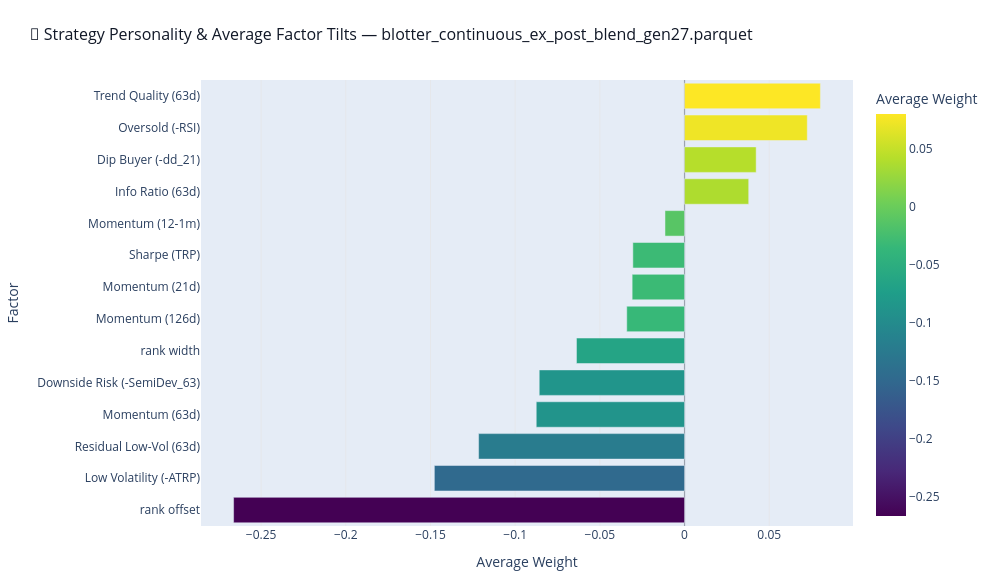
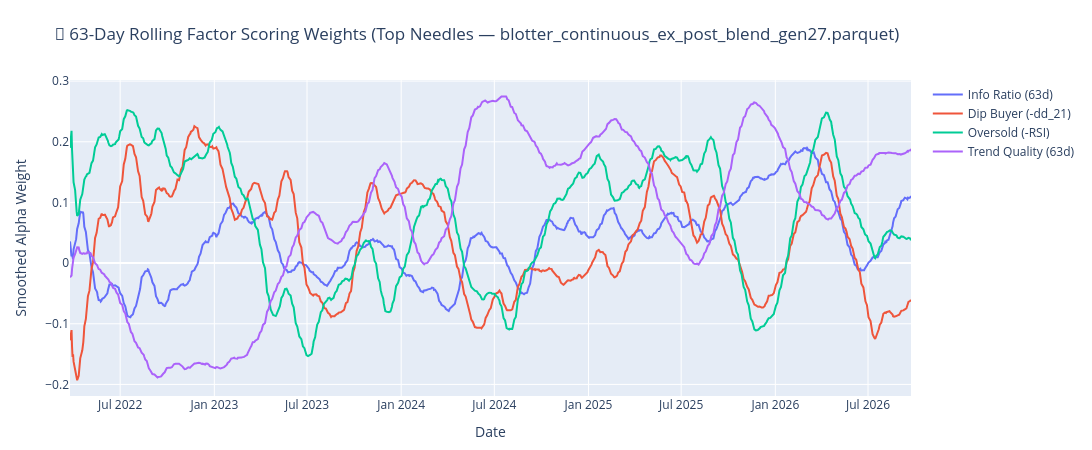

Here is the notebook cell these charts were saved with, in order:
### Code cell
# CELL 8: Agent Personality & Factor Tilts Over Time
import re
from pathlib import Path
from typing import Dict, List, Optional, Tuple

import numpy as np
import pandas as pd
import plotly.express as px
import plotly.graph_objects as go
from core.paths import OUTPUT_DIR

# ==============================================================================
# 1. Dynamic Generation & Blotter Lineage Resolution
# ==============================================================================
target_blotter_name: Optional[str] = globals().get("TARGET_BLOTTER", None)
active_gen: Optional[int] = globals().get("GEN", None)

if target_blotter_name:
    gen_match = re.search(r"gen(\d+)", target_blotter_name, re.IGNORECASE)
    gen = int(gen_match.group(1)) if gen_match else 27
    blotter_label = target_blotter_name
elif active_gen is not None:
    gen = active_gen
    blotter_label = f"blotter_continuous_ex_post_blend_gen{gen}.parquet"
else:
    blend_files = sorted(
        list(OUTPUT_DIR.glob("blotter_continuous_ex_post_blend_gen*.parquet"))
    )
    if blend_files:
        gen_match = re.search(r"gen(\d+)", blend_files[-1].name, re.IGNORECASE)
        gen = int(gen_match.group(1)) if gen_match else 27
        blotter_label = blend_files[-1].name
    else:
        gen = 27
        blotter_label = f"blotter_continuous_ex_post_blend_gen{gen}.parquet"

target_file = blotter_label

# ==============================================================================
# 2. Self-Healing Constituent Telemetry Ingestion (Disk Fallback)
# ==============================================================================
constituent_dfs: List[pd.DataFrame] = []

if "constituent_blotters" in globals() and bool(globals().get("constituent_blotters")):
    cb = globals()["constituent_blotters"]
    constituent_dfs = [
        df
        for df in cb.values()
        if "raw_actions" in df.columns and len(df["raw_actions"].dropna()) > 0
    ]

if not constituent_dfs:
    seed_files = sorted(
        list(OUTPUT_DIR.glob(f"blotter_continuous_s*_gen{gen}.parquet"))
    )
    if not seed_files:
        anchors_dir = OUTPUT_DIR / "canonical_anchors"
        if anchors_dir.exists():
            seed_files = sorted(
                list(anchors_dir.glob(f"blotter_continuous_s*_gen{gen}.parquet"))
            )

    for sf in seed_files:
        df_s = pd.read_parquet(sf)
        if "raw_actions" in df_s.columns and len(df_s["raw_actions"].dropna()) > 0:
            constituent_dfs.append(df_s)

if not constituent_dfs:
    raise FileNotFoundError(
        f"❌ Could not find constituent seed blotters (blotter_continuous_s*_gen{gen}.parquet) "
        f"in {OUTPUT_DIR} to extract 'raw_actions' for Gen {gen}."
    )

actions_matrix = np.mean(
    [np.stack(df["raw_actions"].values) for df in constituent_dfs], axis=0
)
mean_offsets = np.mean(
    [df["offset"].to_numpy(dtype=float) for df in constituent_dfs], axis=0
)
mean_widths = np.mean(
    [df["width"].to_numpy(dtype=float) for df in constituent_dfs], axis=0
)

num_actions = actions_matrix.shape[1]
avg_actions = np.mean(actions_matrix, axis=0)

# ==============================================================================
# 3. Ground-Truth Feature Action Alignment (Indices 0..11)
# ==============================================================================
factor_labels = [
    "Momentum (12-1m)",
    "Sharpe (TRP)",
    "Momentum (21d)",
    "Info Ratio (63d)",
    "Oversold (-RSI)",
    "Dip Buyer (-dd_21)",
    "Trend Quality (63d)",
    "Downside Risk (-SemiDev_63)",
    "Low Volatility (-ATRP)",
    "Momentum (63d)",
    "Momentum (126d)",
    "Residual Low-Vol (63d)",
]
factor_names = factor_labels  # Shared alias for CELL 10

# Dynamic control head resolution via correlation
offset_idx: Optional[int] = None
width_idx: Optional[int] = None

if num_actions > 12:
    control_dims = list(range(12, num_actions))
    corrs_off = [
        (
            np.corrcoef(actions_matrix[:, c], mean_offsets)[0, 1]
            if np.std(actions_matrix[:, c]) > 1e-8 and np.std(mean_offsets) > 1e-8
            else -1.0
        )
        for c in control_dims
    ]
    corrs_w = [
        (
            np.corrcoef(actions_matrix[:, c], mean_widths)[0, 1]
            if np.std(actions_matrix[:, c]) > 1e-8 and np.std(mean_widths) > 1e-8
            else -1.0
        )
        for c in control_dims
    ]
    best_off = control_dims[int(np.nanargmax(corrs_off))]
    best_w = control_dims[int(np.nanargmax(corrs_w))]

    if best_off != best_w:
        offset_idx, width_idx = best_off, best_w

if offset_idx is None:
    offset_idx = 12 if num_actions > 12 else None
if width_idx is None:
    width_idx = 13 if num_actions > 13 else None

# ==============================================================================
# 4. Strategy Personality DataFrame Assembly & Bar Chart
# ==============================================================================
records = []
for idx, label in enumerate(factor_labels):
    if idx < num_actions:
        records.append({"Factor": label, "Average Weight": float(avg_actions[idx])})

if offset_idx is not None and offset_idx < num_actions:
    records.append(
        {"Factor": "rank offset", "Average Weight": float(avg_actions[offset_idx])}
    )

if width_idx is not None and width_idx < num_actions:
    records.append(
        {"Factor": "rank width", "Average Weight": float(avg_actions[width_idx])}
    )

df_personality = pd.DataFrame(records)
df_personality = df_personality.sort_values(
    "Average Weight", ascending=True
).reset_index(drop=True)
mean_factors = df_personality

fig = px.bar(
    df_personality,
    x="Average Weight",
    y="Factor",
    orientation="h",
    color="Average Weight",
    color_continuous_scale="Viridis",
    title=f"🤖 Strategy Personality & Average Factor Tilts — {blotter_label}",
)

fig.update_layout(
    height=580,
    width=1000,
    margin=dict(t=80, b=50, l=180, r=80),
    title=dict(
        font=dict(size=16, color="#111827"),
        x=0.03,
        xanchor="left",
    ),
    xaxis=dict(
        title="Average Weight",
        showgrid=True,
        gridcolor="#E5E7EB",
        zeroline=True,
        zerolinecolor="#9CA3AF",
        zerolinewidth=1.2,
    ),
    yaxis=dict(
        title="Factor",
        showgrid=False,
    ),
)
fig.show()

# ==============================================================================
# 5. Continuous Blotter Unification (Preserve Accounting + Augment Factors)
# ==============================================================================
blend_path = OUTPUT_DIR / blotter_label
if not blend_path.exists():
    anchors_dir = OUTPUT_DIR / "canonical_anchors"
    if anchors_dir.exists() and (anchors_dir / blotter_label).exists():
        blend_path = anchors_dir / blotter_label

if blend_path.exists():
    blotter_df = pd.read_parquet(blend_path)
    date_col = "date" if "date" in blotter_df.columns else "decision_date"
    blotter_df["date"] = pd.to_datetime(blotter_df[date_col])
    blotter_df = blotter_df.sort_values("date").reset_index(drop=True)
else:
    # Synthesize returns from constituents if blend file is absent
    ref_df = constituent_dfs[0].copy()
    date_col = "date" if "date" in ref_df.columns else "decision_date"
    ref_df["date"] = pd.to_datetime(ref_df[date_col])
    ref_df = ref_df.sort_values("date").reset_index(drop=True)

    net_matrix = np.column_stack(
        [df["net_daily_simple_ret"].to_numpy(dtype=float) for df in constituent_dfs]
    )
    bm_rets = ref_df["bm_daily_simple_ret"].to_numpy(dtype=float)
    blended_net = np.mean(net_matrix, axis=1)

    blotter_df = pd.DataFrame(
        {
            "date": ref_df["date"],
            "net_daily_simple_ret": blended_net,
            "bm_daily_simple_ret": bm_rets,
            "alpha_daily_simple_ret": blended_net - bm_rets,
            "agent_equity": np.cumprod(1.0 + blended_net),
            "bm_equity": np.cumprod(1.0 + bm_rets),
            "alpha_equity": np.cumprod(1.0 + blended_net)
            / np.maximum(np.cumprod(1.0 + bm_rets), 1e-8),
        }
    )

# Attach factor action columns and controls directly into blotter_df
for idx, label in enumerate(factor_labels):
    if idx < num_actions:
        blotter_df[label] = actions_matrix[:, idx]

if offset_idx is not None and offset_idx < num_actions:
    blotter_df["rank offset"] = actions_matrix[:, offset_idx]

if width_idx is not None and width_idx < num_actions:
    blotter_df["rank width"] = actions_matrix[:, width_idx]

# Rolling 63-Day Dynamics
top_4_factors = mean_factors.tail(4)["Factor"].tolist()
fig_rolling_f = go.Figure()
for factor in top_4_factors:
    if factor in blotter_df.columns:
        fig_rolling_f.add_trace(
            go.Scatter(
                x=blotter_df["date"],
                y=blotter_df[factor].rolling(63, min_periods=1).mean(),
                mode="lines",
                name=factor,
            )
        )
fig_rolling_f.update_layout(
    title=f"🌊 63-Day Rolling Factor Scoring Weights (Top Needles — {target_file})",
    xaxis_title="Date",
    yaxis_title="Smoothed Alpha Weight",
    height=450,
    width=1100,
    hovermode="x unified",
    margin=dict(t=80, b=50, l=70, r=40),
)
fig_rolling_f.show()

### Figure 1 — Plotly figure (JSON) as saved in the notebook; plotly's stock layout.template omitted (floating-point values rounded to 4 significant figures)
{"data": [{"alignmentgroup": "True", "hovertemplate": "Average Weight=%{marker.color}<br>Factor=%{y}<extra></extra>", "legendgroup": "", "marker": {"color": [-0.2662, -0.1477, -0.1216, -0.08755, -0.0858, -0.0638, -0.03412, -0.03093, -0.03052, -0.01154, 0.03788, 0.04229, 0.07246, 0.08021], "coloraxis": "coloraxis", "pattern": {"shape": ""}}, "name": "", "offsetgroup": "", "orientation": "h", "showlegend": false, "textposition": "auto", "type": "bar", "x": [-0.2662, -0.1477, -0.1216, -0.08755, -0.0858, -0.0638, -0.03412, -0.03093, -0.03052, -0.01154, 0.03788, 0.04229, 0.07246, 0.08021], "xaxis": "x", "y": ["rank offset", "Low Volatility (-ATRP)", "Residual Low-Vol (63d)", "Momentum (63d)", "Downside Risk (-SemiDev_63)", "rank width", "Momentum (126d)", "Momentum (21d)", "Sharpe (TRP)", "Momentum (12-1m)", "Info Ratio (63d)", "Dip Buyer (-dd_21)", "Oversold (-RSI)", "Trend Quality (63d)"], "yaxis": "y"}], "layout": {"barmode": "relative", "coloraxis": {"colorbar": {"title": {"text": "Average Weight"}}, "colorscale": [[0, "#440154"], [0.1111, "#482878"], [0.2222, "#3e4989"], [0.3333, "#31688e"], [0.4444, "#26828e"], [0.5556, "#1f9e89"], [0.6667, "#35b779"], [0.7778, "#6ece58"], [0.8889, "#b5de2b"], [1, "#fde725"]]}, "height": 580, "legend": {"tracegroupgap": 0}, "margin": {"b": 50, "l": 180, "r": 80, "t": 80}, "title": {"font": {"color": "#111827", "size": 16}, "text": "🤖 Strategy Personality & Average Factor Tilts — blotter_continuous_ex_post_blend_gen27.parquet", "x": 0.03, "xanchor": "left"}, "width": 1000, "xaxis": {"anchor": "y", "domain": [0, 1], "gridcolor": "#E5E7EB", "showgrid": true, "title": {"text": "Average Weight"}, "zeroline": true, "zerolinecolor": "#9CA3AF", "zerolinewidth": 1.2}, "yaxis": {"anchor": "x", "domain": [0, 1], "showgrid": false, "title": {"text": "Factor"}}}}

### Figure 2 — Plotly figure (JSON) as saved in the notebook; plotly's stock layout.template omitted (floating-point values rounded to 4 significant figures; data arrays with more than 128 entries replaced by an {"elided": "..."} marker saying what was removed)
{"data": [{"mode": "lines", "name": "Info Ratio (63d)", "type": "scatter", "x": {"elided": "1120 str values"}, "y": {"elided": "1120 float values"}}, {"mode": "lines", "name": "Dip Buyer (-dd_21)", "type": "scatter", "x": {"elided": "1120 str values"}, "y": {"elided": "1120 float values"}}, {"mode": "lines", "name": "Oversold (-RSI)", "type": "scatter", "x": {"elided": "1120 str values"}, "y": {"elided": "1120 float values"}}, {"mode": "lines", "name": "Trend Quality (63d)", "type": "scatter", "x": {"elided": "1120 str values"}, "y": {"elided": "1120 float values"}}], "layout": {"height": 450, "hovermode": "x unified", "margin": {"b": 50, "l": 70, "r": 40, "t": 80}, "title": {"text": "🌊 63-Day Rolling Factor Scoring Weights (Top Needles — blotter_continuous_ex_post_blend_gen27.parquet)"}, "width": 1100, "xaxis": {"title": {"text": "Date"}}, "yaxis": {"title": {"text": "Smoothed Alpha Weight"}}}}
